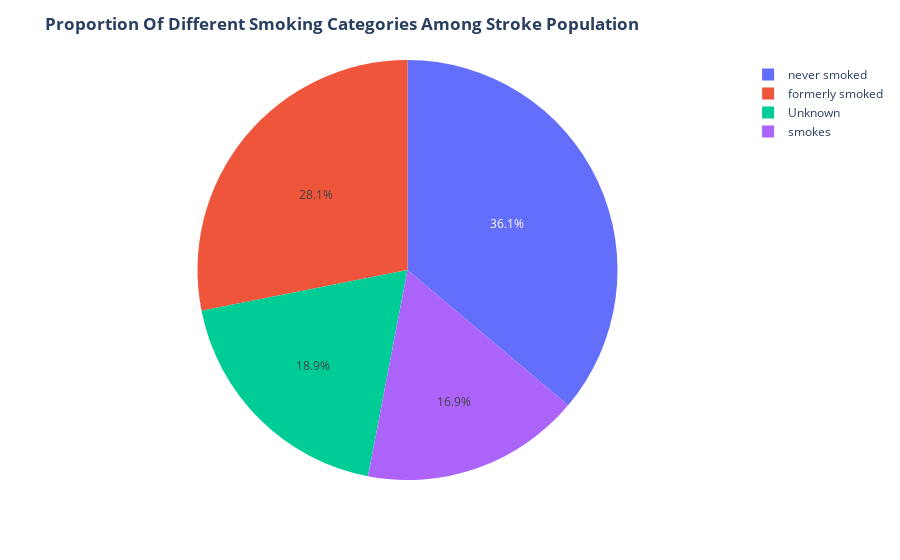

Notebook cell for this chart:
### Code cell
stroke_population = df.query('stroke ==1').copy()
fig = ex.pie(stroke_population,names='smoking_status')
fig.update_layout(title='<b>Proportion Of Different Smoking Categories Among Stroke Population<b>')
fig.show()

### Figure 1 — Plotly figure (JSON) as saved in the notebook; plotly's stock layout.template omitted (floating-point values rounded to 4 significant figures; data arrays with more than 128 entries replaced by an {"elided": "..."} marker saying what was removed)
{"data": [{"domain": {"x": [0, 1], "y": [0, 1]}, "hovertemplate": "smoking_status=%{label}<extra></extra>", "labels": {"elided": "249 str values"}, "legendgroup": "", "name": "", "showlegend": true, "type": "pie"}], "layout": {"legend": {"tracegroupgap": 0}, "margin": {"t": 60}, "title": {"text": "<b>Proportion Of Different Smoking Categories Among Stroke Population<b>"}}}
